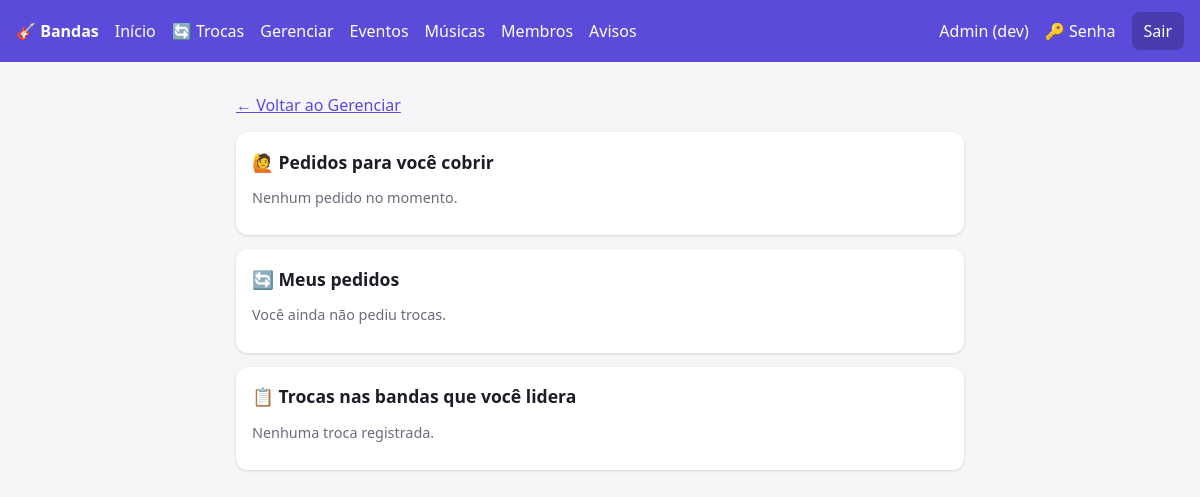
/trocas/ (signed in), run on an earlier commit of the app's database.
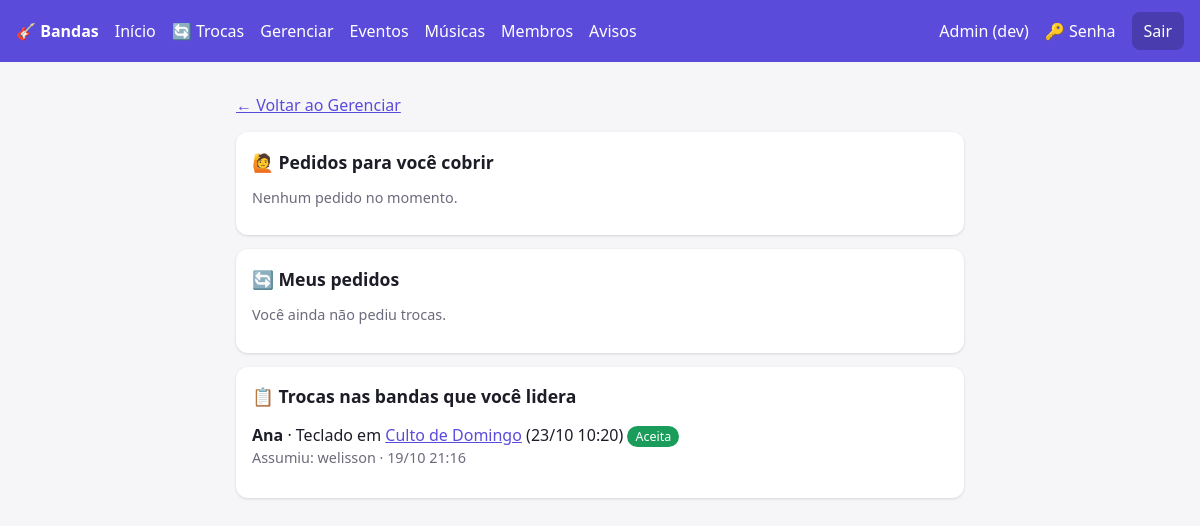
And on a later commit of the database.
### core/models.py (models this page shows, shortened)
class TrocaEscala(models.Model):
    STATUS = [("aberta", "Aberta"), ("aceita", "Aceita"), ("cancelada", "Cancelada")]
    escala = models.ForeignKey(Escala, on_delete=models.CASCADE, related_name="trocas")
    solicitante = models.ForeignKey(Membro, on_delete=models.CASCADE, related_name="trocas_pedidas")
    destinatario = models.ForeignKey(Membro, null=True, blank=True, on_delete=models.CASCADE,
                                     related_name="trocas_recebidas", help_text="Vazio = qualquer membro da banda")
    substituto = models.ForeignKey(Membro, null=True, blank=True, on_delete=models.SET_NULL,
                                   related_name="trocas_aceitas")
    motivo = models.CharField(max_length=200, blank=True)
    status = models.CharField(max_length=10, choices=STATUS, default="aberta")
    criado = models.DateTimeField(auto_now_add=True)
    resolvida = models.DateTimeField(null=True, blank=True)
    class Meta:
        ordering = ["-criado"]

class Membro(models.Model):
    PAPEIS = [("lider", "Líder"), ("membro", "Membro")]
    user = models.ForeignKey(settings.AUTH_USER_MODEL, on_delete=models.CASCADE, related_name="membros")
    banda = models.ForeignKey(Banda, on_delete=models.CASCADE, related_name="membros")
    papel = models.CharField(max_length=10, choices=PAPEIS, default="membro")
    instrumentos = models.CharField(max_length=200, blank=True, help_text="Ex.: Violão, Baixo, Vocal")
    class Meta:
        unique_together = ("user", "banda")

class Escala(models.Model):
    STATUS = [("pendente", "Pendente"), ("confirmado", "Confirmado"), ("recusado", "Recusado")]
    evento = models.ForeignKey(Evento, on_delete=models.CASCADE, related_name="escalas")
    membro = models.ForeignKey(Membro, on_delete=models.CASCADE, related_name="escalas")
    funcao = models.CharField(max_length=60, help_text="Ex.: Bateria, Vocal 1")
    status = models.CharField(max_length=12, choices=STATUS, default="pendente")
    obs = models.CharField(max_length=200, blank=True, help_text="Motivo / pedido de troca")

class Evento(models.Model):
    TIPOS = [("ensaio", "Ensaio"), ("culto", "Culto/Missa"), ("show", "Show"), ("outro", "Outro")]
    banda = models.ForeignKey(Banda, on_delete=models.CASCADE, related_name="eventos")
    titulo = models.CharField(max_length=150)
    tipo = models.CharField(max_length=10, choices=TIPOS, default="ensaio")
    data_hora = models.DateTimeField()
    local = models.CharField(max_length=150, blank=True)
    descricao = models.TextField(blank=True)
    class Meta:
        ordering = ["data_hora"]

### core/views.py (the view)
# urls.py: path("trocas/", v.trocas, name="trocas"),
@login_required
def trocas(request):
    base = TrocaEscala.objects.select_related("escala__evento__banda", "escala__membro__user",
                                              "solicitante__user", "destinatario__user", "substituto__user")
    abertas = (base.filter(status="aberta", escala__evento__data_hora__gte=timezone.now(),
                           escala__evento__banda__membros__user=request.user)
               .exclude(solicitante__user=request.user)
               .filter(Q(destinatario__isnull=True) | Q(destinatario__user=request.user))
               .distinct().order_by("escala__evento__data_hora"))
    para_mim = [dict(t=t, motivo=_pode_cobrir(t, _membro_na_banda(request.user, t.escala.evento.banda)))
                for t in abertas]
    minhas = base.filter(solicitante__user=request.user).order_by("-criado")[:15]
    lider = None
    if _eh_lider(request.user):
        lider = (base.filter(escala__evento__banda__membros__user=request.user,
                             escala__evento__banda__membros__papel="lider")
                 .distinct().order_by("-criado")[:30])
    return render(request, "trocas.html", dict(para_mim=para_mim, minhas=minhas, lider=lider))

### core/templatetags/menu.py (called while the page is built)
@register.simple_tag(takes_context=True)
def usuario_eh_lider(context):
    u = context["request"].user
    return u.is_authenticated and Membro.objects.filter(user=u, papel="lider").exists()

### core/views.py (called while the page is built)
def _eh_lider(user):
    return Membro.objects.filter(user=user, papel="lider").exists()

### core/templates/trocas.html (shortened to what this page needs)
{% extends "base.html" %}{% block content %}
{% if lider is not None %}<p><a href="{% url 'gerenciar' %}">← Voltar ao Gerenciar</a></p>{% endif %}
<div class="card"><h2>🙋 Pedidos para você cobrir</h2>
{% for i in para_mim %}{% with t=i.t %}<p><b>{{ t.solicitante.user.get_full_name|default:t.solicitante.user.username }}</b> · {{ t.escala.funcao }} em <a href="{% url 'evento' t.escala.evento.pk %}">{{ t.escala.evento.titulo }}</a> ({{ t.escala.evento.data_hora|date:"d/m H:i" }})
{% if t.motivo %}<br><span class="mut">Motivo: {{ t.motivo }}</span>{% endif %}<br>
{% if i.motivo %}<span class="mut">Não dá para aceitar: {{ i.motivo }}</span>
{% else %}<form class="inl" method="post" action="{% url 'troca_aceitar' t.pk %}" style="margin:0" onsubmit="return confirm('Assumir esta escala?')">{% csrf_token %}<button>✅ Aceitar</button></form>{% endif %}</p>{% endwith %}
{% empty %}<p class="mut">Nenhum pedido no momento.</p>{% endfor %}</div>
<div class="card"><h2>🔄 Meus pedidos</h2>
{% for t in minhas %}<p>{{ t.escala.funcao }} em {{ t.escala.evento.titulo }} ({{ t.escala.evento.data_hora|date:"d/m H:i" }})
<span class="tag {% if t.status == 'aceita' %}confirmado{% elif t.status == 'cancelada' %}recusado{% endif %}">{{ t.get_status_display }}</span>
{% if t.substituto %}<br><span class="mut">Quem assumiu: {{ t.substituto.user.get_full_name|default:t.substituto.user.username }}</span>{% elif t.destinatario %}<br><span class="mut">Pedido para {{ t.destinatario.user.get_full_name|default:t.destinatario.user.username }}</span>{% endif %}
{% if t.status == 'aberta' %}<form class="inl" method="post" action="{% url 'troca_cancelar' t.pk %}">{% csrf_token %}<button class="no">Cancelar pedido</button></form>{% endif %}</p>
{% empty %}<p class="mut">Você ainda não pediu trocas.</p>{% endfor %}</div>
{% if lider is not None %}<div class="card"><h2>📋 Trocas nas bandas que você lidera</h2>
{% for t in lider %}<p><b>{{ t.solicitante.user.get_full_name|default:t.solicitante.user.username }}</b> · {{ t.escala.funcao }} em <a href="{% url 'evento' t.escala.evento.pk %}">{{ t.escala.evento.titulo }}</a> ({{ t.escala.evento.data_hora|date:"d/m H:i" }}) <span class="tag {% if t.status == 'aceita' %}confirmado{% elif t.status == 'cancelada' %}recusado{% endif %}">{{ t.get_status_display }}</span>
{% if t.substituto %}<br><span class="mut">Assumiu: {{ t.substituto.user.get_full_name|default:t.substituto.user.username }} · {{ t.resolvida|date:"d/m H:i" }}</span>{% endif %}
{% if t.status == 'aberta' %}<form class="inl" method="post" action="{% url 'troca_cancelar' t.pk %}">{% csrf_token %}<button class="no">Cancelar</button></form>{% endif %}</p>
{% empty %}<p class="mut">Nenhuma troca registrada.</p>{% endfor %}</div>{% endif %}
{% endblock %}

### core/templates/base.html (shortened to what this page needs)
{% load menu %}<!doctype html><html lang="pt-br"><head><meta charset="utf-8">
</head><body>
<nav><b>🎸 Bandas</b><a href="/">Início</a><a href="{% url 'trocas' %}">🔄 Trocas</a>
{% usuario_eh_lider as lider_menu %}{% if lider_menu %}<a href="{% url 'gerenciar' %}">Gerenciar</a><a href="{% url 'eventos' %}">Eventos</a><a href="{% url 'repertorio' %}">Músicas</a><a href="{% url 'membros' %}">Membros</a><a href="{% url 'avisos' %}">Avisos</a>{% else %}<a href="{% url 'repertorio' %}">Repertório</a>{% endif %}
{% if user.is_staff %}<a href="/admin/">Admin (dev)</a>{% endif %}
{% if user.is_authenticated %}<a href="{% url 'alterar_senha' %}">🔑 Senha</a><form method="post" action="{% url 'logout' %}" style="margin:0">{% csrf_token %}<button style="background:#0003">Sair</button></form>{% endif %}</nav>
<main>{% for m in messages %}<div class="msg">{{ m }}</div>{% endfor %}{% block content %}{% endblock %}</main></body></html>

### core/templates/base.html (style rules this page uses)
:root { --bg:#f6f6f9;--card:#fff;--tx:#1d1d28;--mut:#6b6b7b;--pri:#5b4bdb;--ok:#1a9d5a;--no:#d23b3b }
* { box-sizing:border-box }
body { margin:0;font-family:system-ui,sans-serif;background:var(--bg);color:var(--tx) }
nav { background:var(--pri);color:#fff;padding:12px 16px;display:flex;gap:16px;align-items:center;flex-wrap:wrap }
nav a { color:#fff;text-decoration:none }
main { max-width:760px;margin:auto;padding:16px }
.card { background:var(--card);border-radius:12px;padding:14px 16px;margin:0 0 14px;box-shadow:0 1px 3px #0002 }
h2 { margin:.2em 0 .6em;font-size:1.1rem }
a { color:var(--pri) }
.mut { color:var(--mut);font-size:.9rem }
.tag { padding:2px 8px;border-radius:99px;font-size:.78rem;color:#fff;background:var(--mut) }
.confirmado { background:var(--ok) }
button,input { font:inherit;padding:8px 12px;border-radius:8px;border:1px solid #8884 }
button { background:var(--pri);color:#fff;border:0;cursor:pointer }

What changed in the data, as far as the page shows it:
added TrocaEscala: solicitante.user.get_full_name "Ana", escala.funcao "Teclado", escala.evento.titulo "Culto de Domingo", escala.evento.data_hora "23/10 10:20", status "Aceita", substituto.user.get_full_name "welisson", resolvida "19/10 21:16"
Also different on the page:
text no longer shown: "Nenhuma troca registrada."
